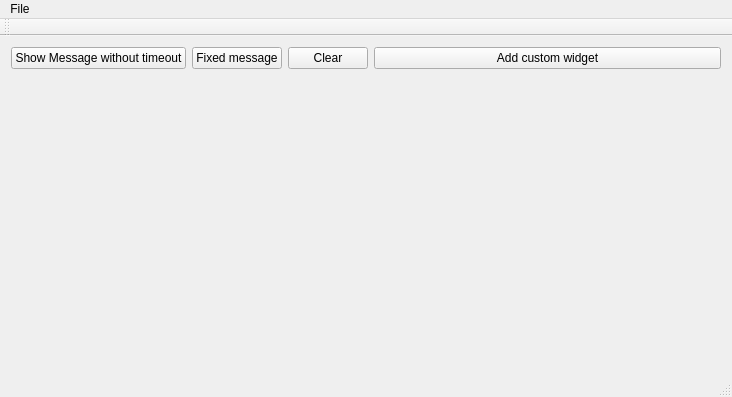
<?xml version="1.0" encoding="UTF-8"?>
<ui version="4.0">
 <class>MainWindow</class>
 <widget class="QMainWindow" name="MainWindow">
  <property name="geometry">
   <rect>
    <x>0</x>
    <y>0</y>
    <width>732</width>
    <height>397</height>
   </rect>
  </property>
  <property name="windowTitle">
   <string>MainWindow</string>
  </property>
  <widget class="QWidget" name="centralWidget">
   <layout class="QHBoxLayout" name="horizontalLayout_3">
    <item>
     <layout class="QFormLayout" name="formLayout">
      <item row="0" column="0">
       <layout class="QHBoxLayout" name="horizontalLayout">
        <item>
         <widget class="QPushButton" name="pushButton_setMsg_1">
          <property name="text">
           <string>Show Message without timeout</string>
          </property>
         </widget>
        </item>
        <item>
         <widget class="QPushButton" name="pushButton_setMsg_2">
          <property name="text">
           <string>Fixed message</string>
          </property>
         </widget>
        </item>
        <item>
         <widget class="QPushButton" name="pushButton_clear">
          <property name="text">
           <string>Clear</string>
          </property>
         </widget>
        </item>
       </layout>
      </item>
      <item row="0" column="1">
       <widget class="QPushButton" name="pushButton_addCustomWidget">
        <property name="text">
         <string>Add custom widget</string>
        </property>
       </widget>
      </item>
     </layout>
    </item>
   </layout>
  </widget>
  <widget class="QMenuBar" name="menuBar">
   <property name="geometry">
    <rect>
     <x>0</x>
     <y>0</y>
     <width>732</width>
     <height>22</height>
    </rect>
   </property>
   <widget class="QMenu" name="menuFile">
    <property name="title">
     <string>File</string>
    </property>
    <addaction name="actionAbout"/>
    <addaction name="separator"/>
    <addaction name="actionExit"/>
   </widget>
   <addaction name="menuFile"/>
  </widget>
  <widget class="QToolBar" name="mainToolBar">
   <attribute name="toolBarArea">
    <enum>TopToolBarArea</enum>
   </attribute>
   <attribute name="toolBarBreak">
    <bool>false</bool>
   </attribute>
  </widget>
  <widget class="QStatusBar" name="statusBar"/>
  <action name="actionAbout">
   <property name="text">
    <string>About</string>
   </property>
  </action>
  <action name="actionExit">
   <property name="text">
    <string>Exit</string>
   </property>
  </action>
 </widget>
 <layoutdefault spacing="6" margin="11"/>
 <resources/>
 <connections>
  <connection>
   <sender>actionExit</sender>
   <signal>triggered()</signal>
   <receiver>MainWindow</receiver>
   <slot>close()</slot>
   <hints>
    <hint type="sourcelabel">
     <x>-1</x>
     <y>-1</y>
    </hint>
    <hint type="destinationlabel">
     <x>387</x>
     <y>215</y>
    </hint>
   </hints>
  </connection>
 </connections>
</ui>
